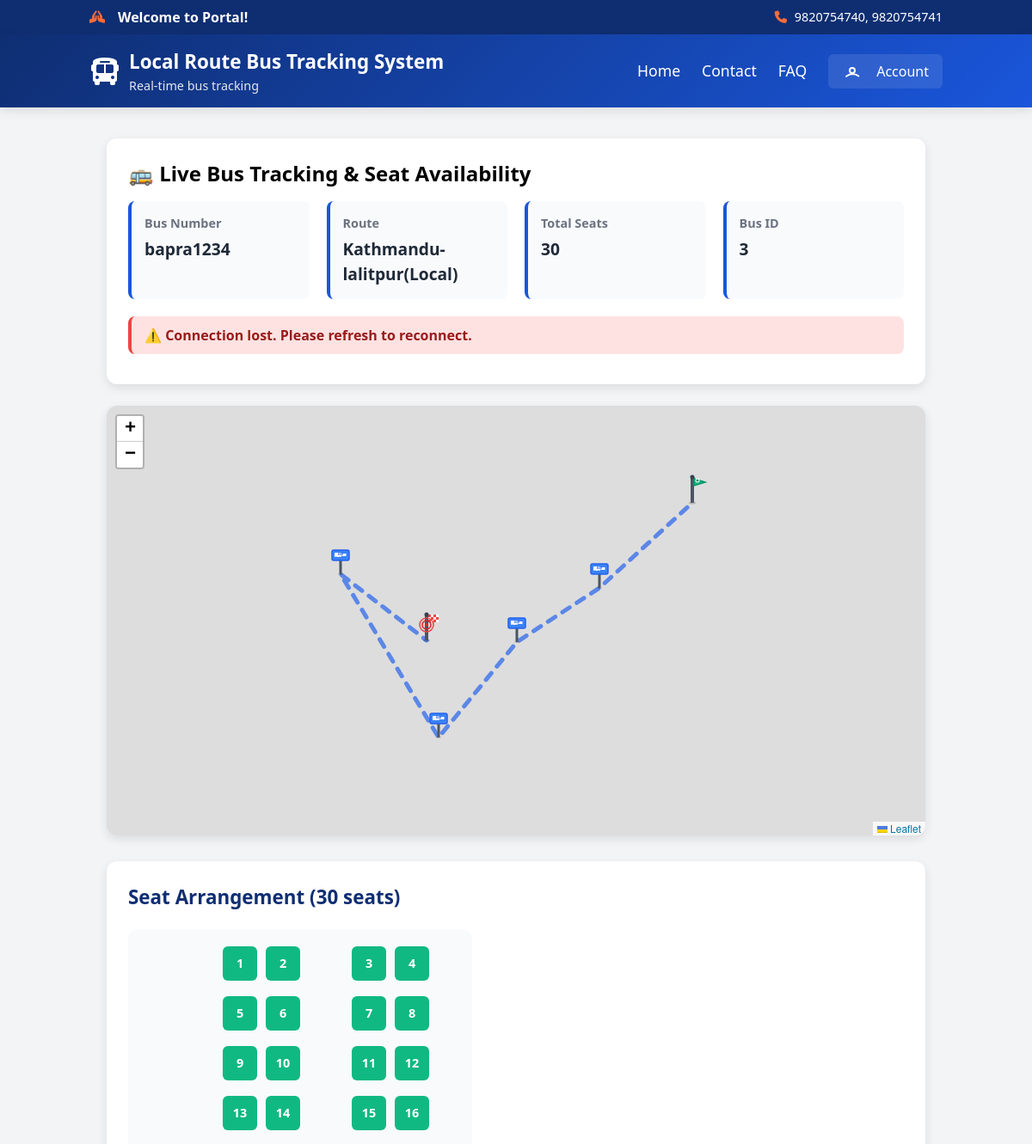
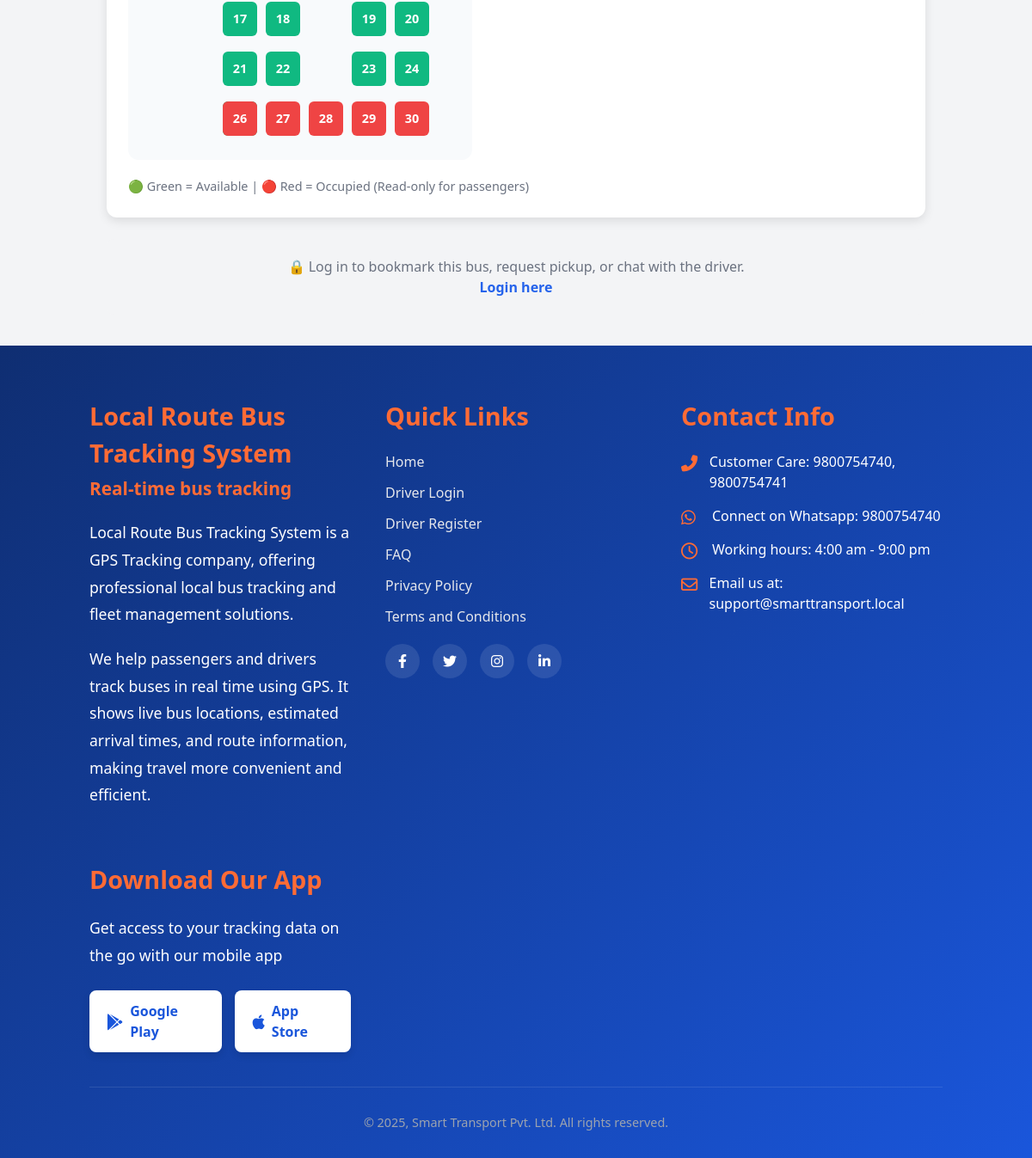
The app's page /track/3/ with its own data (2 pictures, top to bottom).
### core/models.py (models this page shows, shortened)
class Bus(models.Model):
    number_plate = models.CharField(max_length=50)
    total_seats = models.PositiveIntegerField(default=25)
    driver = models.ForeignKey(Driver, on_delete=models.CASCADE, related_name='buses')
    route = models.ForeignKey('BusRoute', on_delete=models.PROTECT, related_name='buses')
    current_lat = models.FloatField(null=True, blank=True)
    current_lng = models.FloatField(null=True, blank=True)
    eta_seconds = models.IntegerField(null=True, blank=True)
    eta_smoothed_seconds = models.FloatField(null=True, blank=True)
    eta_passed_counter = models.IntegerField(default=0)
    eta_updated_at = models.DateTimeField(null=True, blank=True)
    nearest_stop_index = models.IntegerField(null=True, blank=True)

class BusRoute(models.Model):
    name = models.CharField(max_length=100, unique=True)
    stops = models.ManyToManyField('Stop', through='RouteStop', related_name='routes')
    is_active = models.BooleanField(default=False)
    polyline = models.TextField(null=True, blank=True)
    route_length_m = models.FloatField(null=True, blank=True)
    reverse_route = models.ForeignKey(
        'self',
        on_delete=models.SET_NULL,
        null=True,
        blank=True,
        related_name='forward_route',
        help_text="The reverse direction of this route"
    )
    def get_stops_list(self):
        return [rs.stop for rs in self.routestop_set.order_by('order')]
    def get_route_coordinates(self):
        stops = self.get_stops_list()
        return [[stop.latitude, stop.longitude] for stop in stops]

class Seat(models.Model):
    bus = models.ForeignKey(Bus, on_delete=models.CASCADE, related_name='seats')
    seat_number = models.PositiveIntegerField()
    is_available = models.BooleanField(default=True)

### core/views.py (the view, shortened to what this page needs)
# urls.py: path('track/<int:bus_id>/', views.track_bus, name='track_bus'),
def track_bus(request, bus_id):
    from .models import Bus
    bus = Bus.objects.filter(id=bus_id).first()
    seats = list(bus.seats.order_by('seat_number').all()) if bus else []
    last_row_start = bus.total_seats - 5 if bus and bus.total_seats >= 5 else 0
    seat_grid_columns = []
    seats_per_row = 4
    col_map = [2, 3, 5, 6]
    for idx, seat in enumerate(seats):
        if idx < last_row_start:
            row = (idx // seats_per_row) + 1
            pos = idx % seats_per_row
            col = col_map[pos]
        else:
            row = (last_row_start // seats_per_row) + 1 if last_row_start > 0 else (idx // seats_per_row) + 1
            col = (idx - last_row_start) + 2
            if col < 2: col = 2
            if col > 6: col = 6
        seat_grid_columns.append((seat, row, col))
    is_bookmarked = False
    if request.user.is_authenticated:
        is_bookmarked = Bookmark.objects.filter(user=request.user, bus=bus).exists()
    chat_room = None
    if request.user.is_authenticated and bus and bus.driver and bus.driver.user:
        chat_room = f'user_{request.user.id}_driver_{bus.driver.user.id}'
    default_pickup = request.GET.get('pickup', '')
    eta = None
    pickup_coords = None
    return render(request, 'user/tracking.html', {
        'bus_id': bus_id,
        'bus': bus,
        'seats': seats,
        'last_row_start': last_row_start,
        'seat_grid_columns': seat_grid_columns,
        'is_bookmarked': is_bookmarked,
        'chat_room': chat_room,
        'default_pickup': default_pickup,
        'eta': eta,
        'pickup_coords': pickup_coords,
    })

### core/templates/user/tracking.html (shortened to what this page needs)
{% extends 'base.html' %}
{% load static %}
{% block extra_head %}
<link rel="stylesheet" href="https://unpkg.com/leaflet/dist/leaflet.css" />
{% endblock %}
{% block content %}
<div class="tracking-container">
    <div class="tracking-header">
        <h2 class="text-2xl font-bold mb-4">🚌 Live Bus Tracking & Seat Availability</h2>
        <div class="bus-info-grid">
            <div class="info-card">
                <div class="info-label">Bus Number</div>
                <div class="info-value">{{ bus.number_plate }}</div>
            </div>
            <div class="info-card">
                <div class="info-label">Route</div>
                <div class="info-value">{{ bus.route.name }}</div>
            </div>
            <div class="info-card">
                <div class="info-label">Total Seats</div>
                <div class="info-value">{{ bus.total_seats }}</div>
            </div>
            <div class="info-card">
                <div class="info-label">Bus ID</div>
                <div class="info-value">{{ bus_id }}</div>
            </div>
        </div>
        <div id="locationStatus" class="status-message" style="display: none;"></div>
    </div>
    <div class="map-section">
        <div class="map-container">
            <div id="map"></div>
        </div>
    </div>
    <div class="seat-section">
        <h3 class="section-title">Seat Arrangement ({{ bus.total_seats }} seats)</h3>
        <div class="seat-grid">
            {% for seat, row, col in seat_grid_columns %}
                <button class="seat-btn {% if seat.is_available %}seat-available{% else %}seat-occupied{% endif %}"
                    data-seat-id="{{ seat.id }}"
                    style="grid-column: {{ col }}; grid-row: {{ row }};"
                    disabled
                    title="Seat {{ seat.seat_number }} - {% if seat.is_available %}Available{% else %}Occupied{% endif %}">
                    {{ seat.seat_number }}
                </button>
            {% endfor %}
        </div>
        <div class="seat-info">
            🟢 Green = Available | 🔴 Red = Occupied (Read-only for passengers)
        </div>
    </div>
    {% if user.is_authenticated %}
        <div class="actions-section">
            <h3 class="section-title">Actions</h3>
            <div class="action-buttons">
                <button id="bookmarkBtn" class="action-btn {% if is_bookmarked %}bookmark-remove{% else %}bookmark-btn{% endif %}">
                    {% if is_bookmarked %}
                        ❌ Remove Bookmark
                    {% else %}
                        ⭐ Bookmark This Bus
                    {% endif %}
                </button>
            </div>
            <div class="pickup-section">
                <h4 class="pickup-title">📍 Request Pickup</h4>
                <div class="form-group">
                    <label class="form-label">Pickup Location *</label>
                    <textarea id="pickupStop" class="form-textarea" rows="2" placeholder="Enter your pickup location">{{ default_pickup }}</textarea>
                </div>
                <div class="form-group">
                    <label class="form-label">Optional Message</label>
                    <input id="pickupMsg" class="form-input" placeholder="Add any special instructions" />
                </div>
                <button id="sendPickup" class="send-btn">
                    📤 Send Pickup Request
                </button>
            </div>
        </div>
        <div class="chat-section">
            <div class="chat-container">
                <h3 class="section-title">💬 Chat with Driver</h3>
                <div id="chatLog" class="chat-log">
                    <div class="text-gray-500 text-center py-8">
                        <p>No messages yet. Start a conversation with the driver!</p>
                    </div>
                </div>
                <div class="chat-input-group">
                    <input id="chatInput" class="chat-input" placeholder="Type your message..." />
                    <button id="sendChat" class="chat-btn">Send</button>
                    <button id="clearChat" class="clear-chat-btn">Clear</button>
                </div>
            </div>
        </div>
    {% else %}
        <div class="login-prompt">
            <p>🔒 Log in to bookmark this bus, request pickup, or chat with the driver.</p>
            <a href="{% url 'user_login' %}" class="text-blue-600 hover:underline font-semibold">Login here</a>
        </div>
    {% endif %}
</div>
{% endblock %}

### core/templates/user/tracking.html (style rules this page uses)
.tracking-container { max-width: 1400px; margin: 0 auto; padding: 20px; }
.tracking-header { background: white; padding: 25px; border-radius: 12px; box-shadow: 0 4px 12px rgba(0, 0, 0, 0.1); margin-bottom: 25px; }
.bus-info-grid { display: grid; grid-template-columns: repeat(auto-fit, minmax(200px, 1fr)); gap: 20px; margin-bottom: 20px; }
.info-card { background: #f8fafc; padding: 15px; border-radius: 8px; border-left: 4px solid var(--primary); }
.info-label { font-size: 0.9rem; color: #6b7280; font-weight: 600; margin-bottom: 5px; }
.info-value { font-size: 1.2rem; font-weight: 700; color: var(--dark); }
.map-section { margin-bottom: 30px; }
.map-container { background: white; border-radius: 12px; box-shadow: 0 4px 12px rgba(0, 0, 0, 0.1); overflow: hidden; position: relative; }
#map { width: 100%; height: 500px; min-height: 400px; border-radius: 12px; }
.status-message { padding: 10px 15px; border-radius: 8px; margin: 10px 0; font-weight: 600; }
.status-error { background: #fee2e2; color: #991b1b; border-left: 4px solid #ef4444; }
.seat-section { background: white; padding: 25px; border-radius: 12px; box-shadow: 0 4px 12px rgba(0, 0, 0, 0.1); margin-bottom: 25px; }
.section-title { font-size: 1.4rem; font-weight: 700; color: var(--secondary); margin-bottom: 20px; }
.seat-grid { display: grid; gap: 10px; grid-template-columns: 80px 40px 40px 40px 40px 40px; grid-auto-rows: 48px; max-width: 400px; margin: 20px 0; padding: 20px; background: #f8fafc; border-radius: 12px; }
.seat-btn { width: 40px; height: 40px; border: none; border-radius: 6px; color: white; font-weight: 600; cursor: default; display: flex; align-items: center; justify-content: center; transition: all 0.3s ease; font-size: 0.9rem; }
.seat-available { background-color: #10b981; }
.seat-occupied { background-color: #ef4444; }
.seat-info { color: #6b7280; font-size: 0.9rem; margin-top: 10px; }
#map { height: 500px; width: 100%; border-radius: 8px; box-shadow: 0 2px 8px rgba(0,0,0,0.1); }
.login-prompt { background: #f3f4f6; padding: 20px; border-radius: 8px; text-align: center; color: #6b7280; }

### core/templates/base.html (style rules this page uses)
:root { --primary: #1a56db; --secondary: #0f2e72; --accent: #ff6b35; --light: #f3f4f6; --dark: #1f2937; }

### records on screen
Bus: number_plate "bapra1234", route.name "Kathmandu-lalitpur(Local)", total_seats "30"
Seat: seat_number "1"
Seat: seat_number "2"
Seat: seat_number "3"
Seat: seat_number "4"
Seat: seat_number "5"
Seat: seat_number "6"
Seat: seat_number "7"
Seat: seat_number "8"
Seat: seat_number "9"
Seat: seat_number "10"
Seat: seat_number "11"
Seat: seat_number "12"
Seat: seat_number "13"
Seat: seat_number "14"
Seat: seat_number "15"
Seat: seat_number "16"
Seat: seat_number "17"
Seat: seat_number "18"
Seat: seat_number "19"
Seat: seat_number "20"
Seat: seat_number "21"
Seat: seat_number "22"
Seat: seat_number "23"
Seat: seat_number "24"
Seat: seat_number "26"
Seat: seat_number "27"
Seat: seat_number "28"
Seat: seat_number "29"
Seat: seat_number "30"

### other values on screen
{{ bus_id }} "3"
